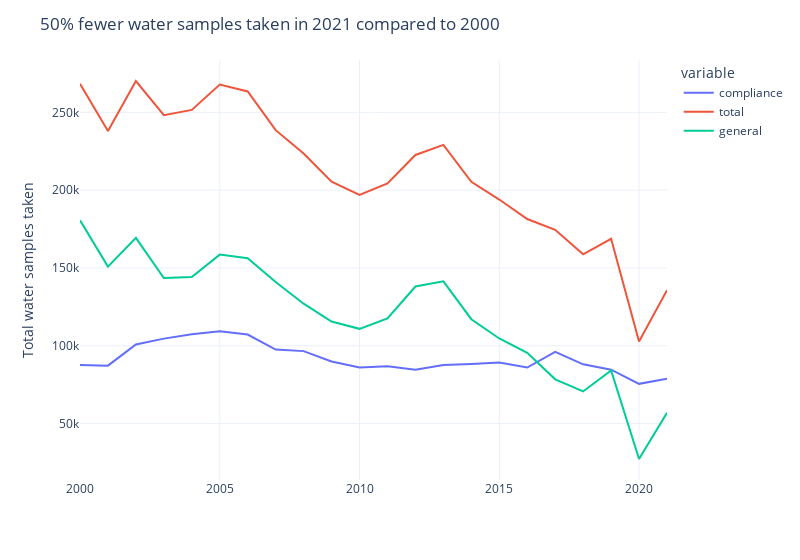

The notebook cell this image was saved under:
### Code cell
fig.update_layout(title =  '50% fewer water samples taken in 2021 compared to 2000', xaxis_title='', yaxis_title='Total water samples taken')

### Figure 1 — Plotly figure (JSON) as saved in the notebook; plotly's stock layout.template omitted (floating-point values rounded to 4 significant figures)
{"data": [{"hovertemplate": "variable=compliance<br>year=%{x}<br>value=%{y}<extra></extra>", "legendgroup": "compliance", "line": {"color": "#636efa", "dash": "solid"}, "mode": "lines", "name": "compliance", "orientation": "v", "showlegend": true, "type": "scatter", "x": [2000, 2001, 2002, 2003, 2004, 2005, 2006, 2007, 2008, 2009, 2010, 2011, 2012, 2013, 2014, 2015, 2016, 2017, 2018, 2019, 2020, 2021], "xaxis": "x", "y": [87685, 87211, 100782, 104597, 107361, 109304, 107210, 97574, 96559, 89887, 86020, 86766, 84536, 87705, 88286, 89253, 86014, 96020, 88092, 84603, 75525, 78741], "yaxis": "y"}, {"hovertemplate": "variable=total<br>year=%{x}<br>value=%{y}<extra></extra>", "legendgroup": "total", "line": {"color": "#EF553B", "dash": "solid"}, "mode": "lines", "name": "total", "orientation": "v", "showlegend": true, "type": "scatter", "x": [2000, 2001, 2002, 2003, 2004, 2005, 2006, 2007, 2008, 2009, 2010, 2011, 2012, 2013, 2014, 2015, 2016, 2017, 2018, 2019, 2020, 2021], "xaxis": "x", "y": [268347, 238051, 270122, 248154, 251566, 267858, 263401, 238534, 223581, 205486, 196893, 204349, 222611, 229082, 205349, 193949, 181431, 174464, 158746, 168733, 102763, 135652], "yaxis": "y"}, {"hovertemplate": "variable=general<br>year=%{x}<br>value=%{y}<extra></extra>", "legendgroup": "general", "line": {"color": "#00cc96", "dash": "solid"}, "mode": "lines", "name": "general", "orientation": "v", "showlegend": true, "type": "scatter", "x": [2000, 2001, 2002, 2003, 2004, 2005, 2006, 2007, 2008, 2009, 2010, 2011, 2012, 2013, 2014, 2015, 2016, 2017, 2018, 2019, 2020, 2021], "xaxis": "x", "y": [180662, 150840, 169340, 143557, 144205, 158554, 156191, 140960, 127022, 115599, 110873, 117583, 138075, 141377, 117063, 104696, 95417, 78444, 70654, 84130, 27238, 56911], "yaxis": "y"}], "layout": {"legend": {"title": {"text": "variable"}, "tracegroupgap": 0}, "margin": {"t": 60}, "title": {"text": "50% fewer water samples taken in 2021 compared to 2000"}, "width": 800, "xaxis": {"anchor": "y", "domain": [0, 1], "title": {"text": ""}}, "yaxis": {"anchor": "x", "domain": [0, 1], "title": {"text": "Total water samples taken"}}}}
